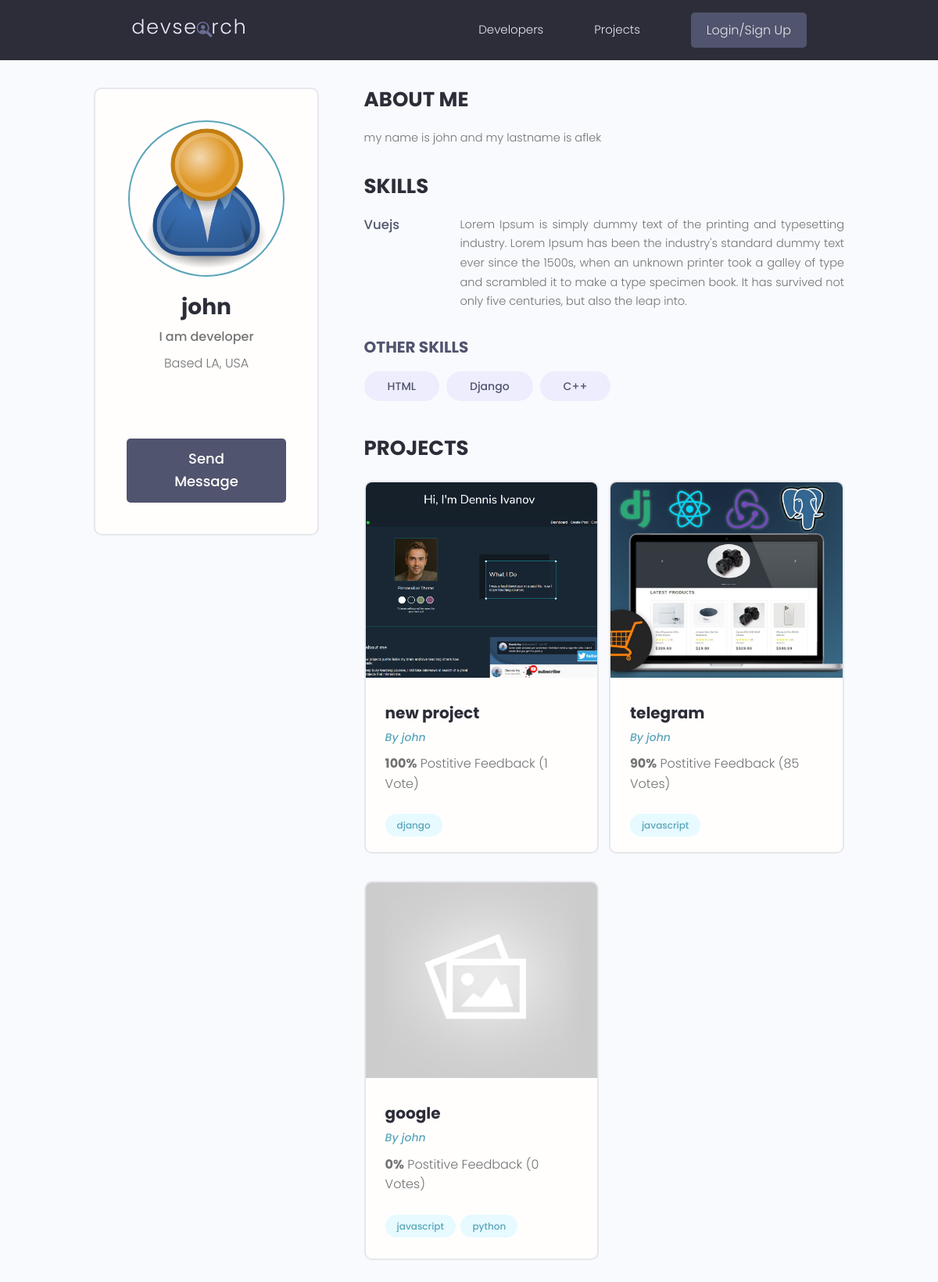
Page /profile/31da3c3b-1629-45f3-8893-68cd20f64d98/ on the earlier database version.
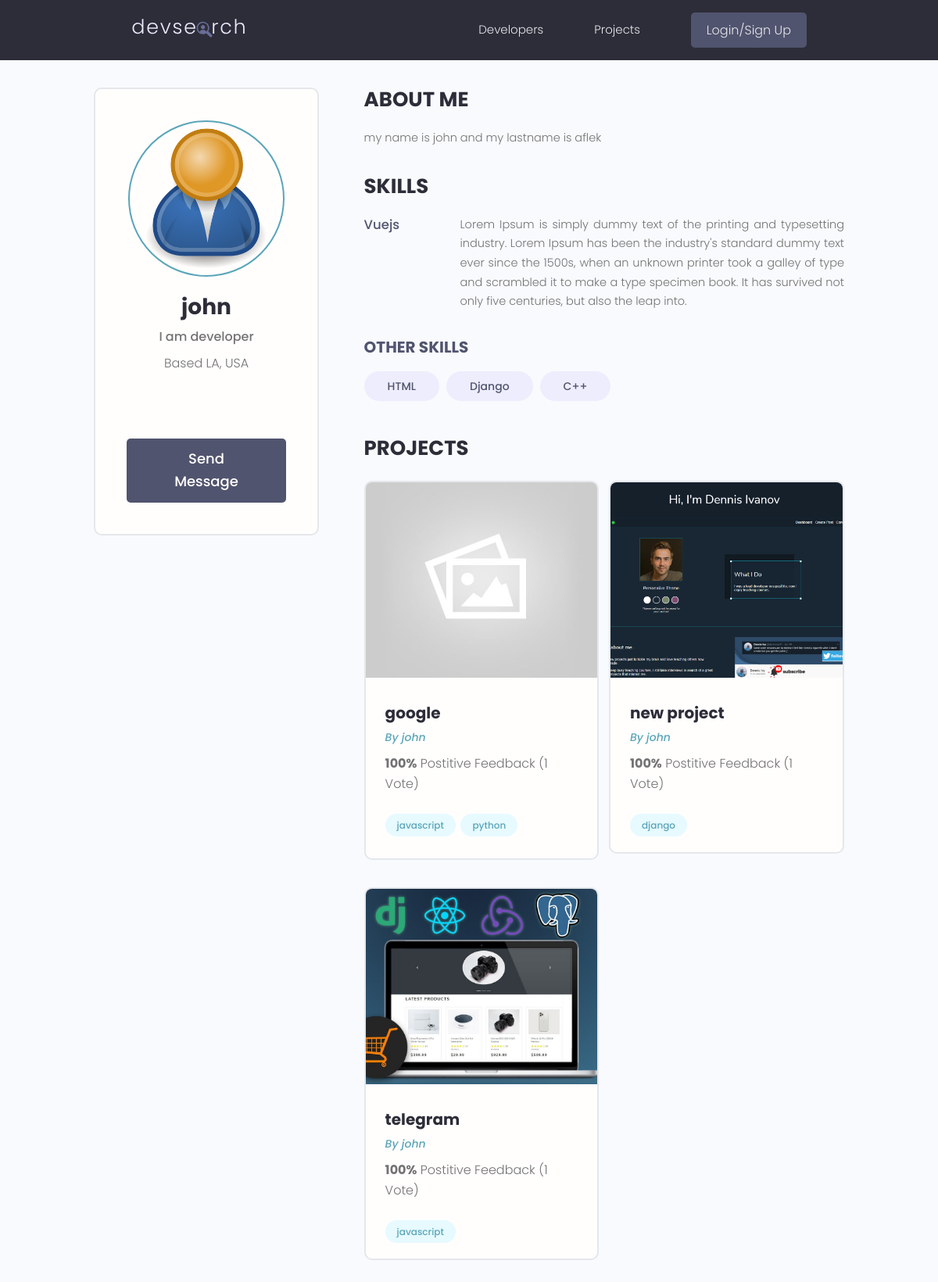
Same page on the later database version.
### users/models.py (models this page shows, shortened)
class Skill(models.Model):
    owner = models.ForeignKey(Profile, on_delete=models.CASCADE, null=True, blank=True)
    name = models.CharField(max_length=200, null=True, blank=True)
    description = models.TextField(null=True, blank=True)
    created = models.DateTimeField(auto_now_add=True)
    id = models.UUIDField(default=uuid.uuid4, unique=True, primary_key=True, editable=False)
    def __str__(self):
        return str(self.name)

class Profile(models.Model):
    user = models.OneToOneField(User, on_delete=models.CASCADE, null=True, blank=True)
    name = models.CharField(max_length=200, null=True, blank=True)
    email = models.EmailField(max_length=500, null=True, blank=True)
    username = models.CharField(max_length=200, null=True, blank=True)
    location = models.CharField(max_length=200, null=True, blank=True)
    short_intro = models.CharField(max_length=200, null=True, blank=True)
    bio = models.TextField(null=True, blank=True)
    profile_image = models.ImageField(null=True, blank=True, upload_to='profiles/', default='profiles/user-default.png')
    social_github = models.CharField(max_length=200, null=True, blank=True)
    social_twitter = models.CharField(max_length=200, null=True, blank=True)
    social_linkedin = models.CharField(max_length=200, null=True, blank=True)
    social_youtube = models.CharField(max_length=200, null=True, blank=True)
    social_website = models.CharField(max_length=200, null=True, blank=True)
    created = models.DateTimeField(auto_now_add=True)
    id = models.UUIDField(default=uuid.uuid4, unique=True, primary_key=True, editable=False)

### projects/models.py (models this page shows, shortened)
class Project(models.Model):
    owner = models.ForeignKey(Profile, on_delete=models.SET_NULL, null=True, blank=True)
    title = models.CharField(max_length=200)
    description = models.TextField(null=True, blank=True)
    featured_image = models.ImageField(null=True, blank=True, default='default.jpg')
    demo_link = models.CharField(max_length=2000, null=True, blank=True)
    source_link = models.CharField(max_length=2000, null=True, blank=True)
    tags = models.ManyToManyField('Tag', blank=True)
    vote_total = models.IntegerField(default=0, null=True, blank=True)
    vote_ratio = models.IntegerField(default=0, null=True, blank=True)
    created = models.DateTimeField(auto_now_add=True)
    id = models.UUIDField(default=uuid.uuid4, unique=True, primary_key=True, editable=False)
    class Meta:
        ordering = ['-vote_ratio', '-vote_total', 'title']

class Tag(models.Model):
    name = models.CharField(max_length=200)
    created = models.DateTimeField(auto_now_add=True)
    id = models.UUIDField(default=uuid.uuid4, unique=True, primary_key=True, editable=False)
    def __str__(self):
        return self.name

### users/views.py (the view)
# urls.py: path('profile/<str:pk>/', views.userProfile, name='user-profile'),
def userProfile(request, pk):
    profile = Profile.objects.get(id=pk)
    topSkills = profile.skill_set.exclude(description__exact='')
    otherSkills = profile.skill_set.filter(description='')
    context = {'profile': profile, 'topSkills':topSkills, 'otherSkills':otherSkills}
    return render(request, 'users/user-profile.html', context)

### users/templates/users/user-profile.html (shortened to what this page needs)
{% extends 'main.html' %}
{% block content %}
<main class="profile my-md">
    <div class="container">
      <div class="layout">
        <div class="column column--1of3">
          <div class="card text-center">
            <div class="card__body dev">
              <img class="avatar avatar--xl" src="{{profile.profile_image.url}}" />
              <h2 class="dev__name">{{profile.name}}</h2>
              <p class="dev__title">{{profile.short_intro}}</p>
              <p class="dev__location">Based {{profile.location}}</p>
              <ul class="dev__social">
              </ul>
              {% if request.user.profile.id != profile.id %}
              <a href="{% url 'create-message' profile.id %}" class="btn btn--sub btn--lg">Send Message </a>
              {% endif %}
            </div>
          </div>
        </div>
        <div class="column column--2of3">
          <div class="devInfo">
            <h3 class="devInfo__title">About Me</h3>
            <p class="devInfo__about">{{profile.bio}}</p>
          </div>
          <div class="devInfo">
            <h3 class="devInfo__title">Skills</h3>
            <div class="devInfo__skills">
              {% for skill in topSkills %}
              <div class="devSkill">
                <h4 class="devSkill__title">{{skill.name}}</h4>
                <p class="devSkill__info">{{skill.description}}</p>
              </div>
              {% endfor %}
              <h3 class="devInfo__subtitle">Other Skills</h3>
              <div class="devInfo__otherSkills">
                {% for skill in otherSkills %}
                <span class="tag tag--pill tag--sub tag--lg">
                  <small>{{skill}}</small>
                </span>
                {% endfor %}
              </div>
            </div>
          </div>
          <div class="devInfo">
            <h3 class="devInfo__title">Projects</h3>
            <div class="grid grid--two">
              {% for project in profile.project_set.all %}
              <div class="column">
                <div class="card project">
                  <a href="{% url 'project' project.id %}" class="project">
                    <img class="project__thumbnail" src="{{project.featured_image.url}}" alt="project thumbnail" />
                    <div class="card__body">
                      <h3 class="project__title">{{project.title}}</h3>
                      <p><a class="project__author" href="{% url 'user-profile' project.owner.id %}">By {{project.owner.name}}</a></p>
                      <p class="project--rating">
                        <span style="font-weight: bold;">{{project.vote_ratio}}%</span> Postitive
                        Feedback ({{project.vote_total}} Vote{{project.vote_total|pluralize:'s'}})
                      </p>
                      <div class="project__tags">
                        {% for tag in project.tags.all %}
                        <span class="tag tag--pill tag--main">
                          <small>{{tag}}</small>
                        </span>
                        {% endfor %}
                      </div>
                    </div>
                  </a>
                </div>
              </div>
              {% endfor %}
            </div>
          </div>
        </div>
      </div>
    </div>
  </main>
{% endblock content %}

Differences in the rows shown:
changed Project "google": vote_ratio "0" → "100"; vote_total "0" → "1"; moves up the list
changed Project "telegram": vote_ratio "90" → "100"; vote_total "85" → "1"
